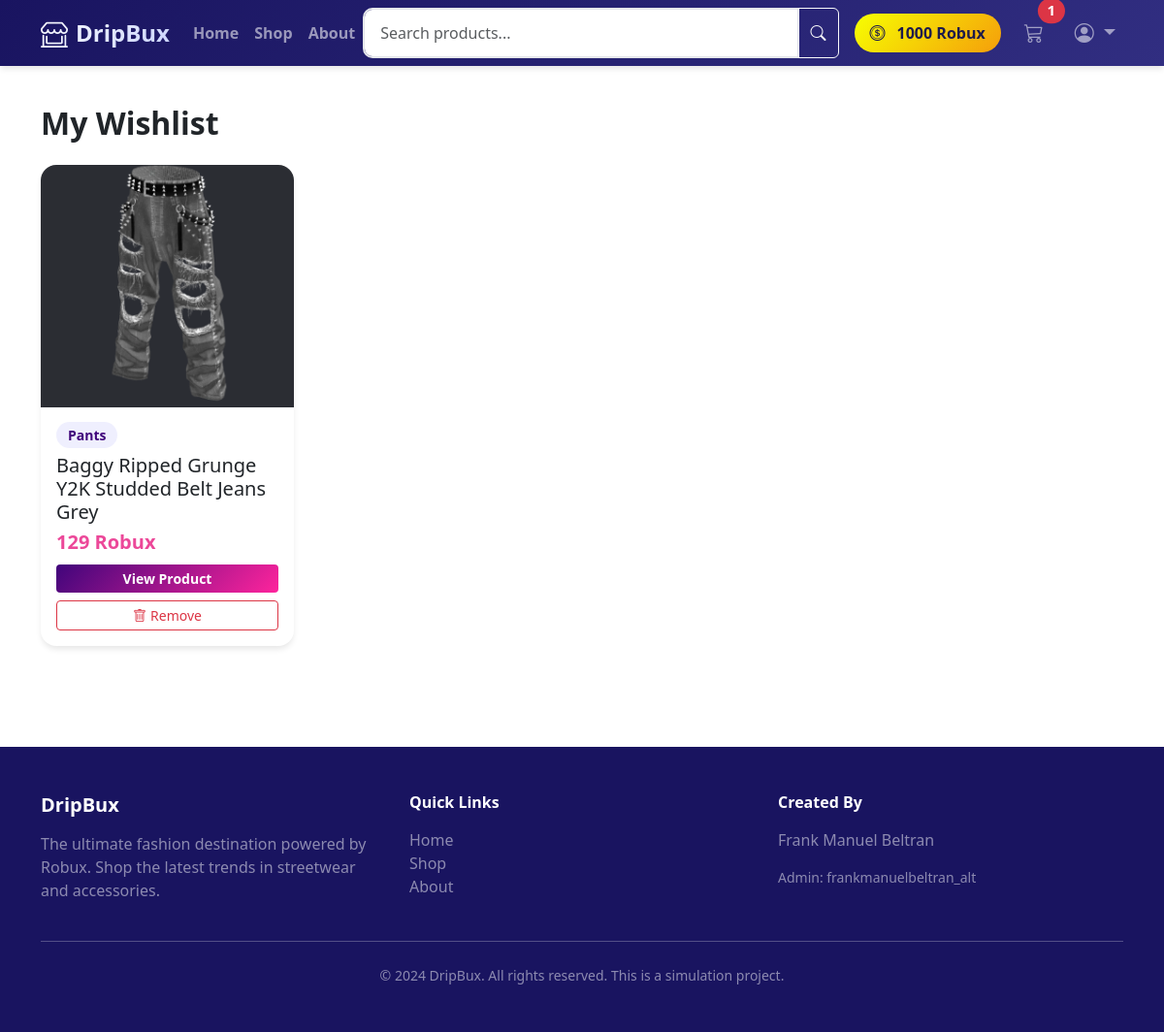
Page /shop/wishlist (signed in) on the committed database.
### DripBux/models.py (models this page shows, shortened)
class User(UserMixin, db.Model):
    __tablename__ = 'users'
    id = db.Column(db.Integer, primary_key=True)
    username = db.Column(db.String(80), unique=True, nullable=False, index=True)
    email = db.Column(db.String(120), unique=True, nullable=False)
    password_hash = db.Column(db.String(255), nullable=False)
    robux_balance = db.Column(db.Integer, default=1000)  # Starting balance
    is_admin = db.Column(db.Boolean, default=False)
    created_at = db.Column(db.DateTime, default=datetime.utcnow)
    addresses = db.relationship('Address', backref='user', lazy=True, cascade='all, delete-orphan')
    cart = db.relationship('Cart', backref='user', uselist=False, cascade='all, delete-orphan')
    orders = db.relationship('Order', backref='user', lazy=True, cascade='all, delete-orphan')
    wishlist_items = db.relationship('Wishlist', backref='user', lazy=True, cascade='all, delete-orphan')
    reviews = db.relationship('Review', backref='user', lazy=True, cascade='all, delete-orphan')
    transactions = db.relationship('Transaction', backref='user', lazy=True, cascade='all, delete-orphan')

class CartItem(db.Model):
    __tablename__ = 'cart_items'
    id = db.Column(db.Integer, primary_key=True)
    cart_id = db.Column(db.Integer, db.ForeignKey('carts.id'), nullable=False)
    product_id = db.Column(db.Integer, db.ForeignKey('products.id'), nullable=False)
    size_id = db.Column(db.Integer, db.ForeignKey('product_sizes.id'), nullable=False)
    quantity = db.Column(db.Integer, default=1)
    added_at = db.Column(db.DateTime, default=datetime.utcnow)
    product = db.relationship('Product')
    size = db.relationship('ProductSize')

class Wishlist(db.Model):
    __tablename__ = 'wishlists'
    id = db.Column(db.Integer, primary_key=True)
    user_id = db.Column(db.Integer, db.ForeignKey('users.id'), nullable=False)
    product_id = db.Column(db.Integer, db.ForeignKey('products.id'), nullable=False)
    added_at = db.Column(db.DateTime, default=datetime.utcnow)
    product = db.relationship('Product')
    __table_args__ = (db.UniqueConstraint('user_id', 'product_id', name='unique_wishlist_item'),)

class Product(db.Model):
    __tablename__ = 'products'
    id = db.Column(db.Integer, primary_key=True)
    name = db.Column(db.String(150), nullable=False)
    description = db.Column(db.Text)
    category = db.Column(db.String(50), nullable=False, index=True)  # shirts, hoodies, pants, accessories
    price_robux = db.Column(db.Integer, nullable=False)
    image_url = db.Column(db.String(255))
    additional_images = db.Column(db.JSON)  # List of additional image URLs
    is_active = db.Column(db.Boolean, default=True)
    created_at = db.Column(db.DateTime, default=datetime.utcnow)
    sizes = db.relationship('ProductSize', backref='product', lazy=True, cascade='all, delete-orphan')
    reviews = db.relationship('Review', backref='product', lazy=True, cascade='all, delete-orphan')
    order_items = db.relationship('OrderItem', backref='product', lazy=True)

### DripBux/routes/shop.py (the view)
@shop_bp.route('/wishlist')
@login_required
def view_wishlist():
    wishlist_items = Wishlist.query.filter_by(user_id=current_user.id).all()
    return render_template('shop/wishlist.html', wishlist_items=wishlist_items)

### DripBux/models.py (called while the page is built)
    def get_total_items(self):
        return sum(item.quantity for item in self.items)

### DripBux/templates/shop/wishlist.html (shortened to what this page needs)
{% extends "base.html" %}
{% block content %}
<div class="container py-4">
    <h2 class="fw-bold mb-4">My Wishlist</h2>
    {% if wishlist_items %}
    <div class="row g-4">
        {% for item in wishlist_items %}
        <div class="col-6 col-md-4 col-lg-3">
            <div class="card product-card h-100">
                <img src="{{ url_for('static', filename=item.product.image_url or 'images/placeholder.jpg') }}" class="card-img-top" alt="{{ item.product.name }}">
                <div class="card-body">
                    <span class="category-badge">{{ item.product.category.title() }}</span>
                    <h5 class="card-title mt-2 mb-1">{{ item.product.name }}</h5>
                    <p class="price-tag mb-2">{{ item.product.price_robux }} Robux</p>
                    <div class="d-grid gap-2">
                        <a href="{{ url_for('main.product_detail', product_id=item.product.id) }}" class="btn btn-primary btn-sm">View Product</a>
                        <form action="{{ url_for('shop.remove_from_wishlist', product_id=item.product.id) }}" method="POST">
                            <button type="submit" class="btn btn-outline-danger btn-sm w-100">
                                <i class="bi bi-trash me-1"></i>Remove
                            </button>
                        </form>
                    </div>
                </div>
            </div>
        </div>
        {% endfor %}
    </div>
    {% endif %}
</div>
{% endblock %}

### DripBux/templates/base.html (shortened to what this page needs)
<!DOCTYPE html>
<html lang="en">
<head>
    <link href="https://cdn.jsdelivr.net/npm/bootstrap@5.3.0/dist/css/bootstrap.min.css" rel="stylesheet">
    <link rel="stylesheet" href="https://cdn.jsdelivr.net/npm/bootstrap-icons@1.10.0/font/bootstrap-icons.css">
</head>
<body>
    <nav class="navbar navbar-expand-lg navbar-dark sticky-top">
        <div class="container">
            <a class="navbar-brand d-flex align-items-center" href="{{ url_for('main.index') }}">
                <i class="bi bi-shop-window me-2 fs-3"></i>
                <span class="fw-bold">DripBux</span>
            </a>
            <div class="collapse navbar-collapse" id="navbarNav">
                <ul class="navbar-nav me-auto mb-2 mb-lg-0">
                    <li class="nav-item">
                        <a class="nav-link fw-semibold" href="{{ url_for('main.index') }}">Home</a>
                    </li>
                    <li class="nav-item">
                        <a class="nav-link fw-semibold" href="{{ url_for('main.search') }}">Shop</a>
                    </li>
                    <li class="nav-item">
                        <a class="nav-link fw-semibold" href="{{ url_for('main.about') }}">About</a>
                    </li>
                </ul>
                <form class="d-flex me-3 flex-grow-1 flex-lg-auto" action="{{ url_for('main.search') }}" method="GET">
                    <div class="input-group w-100">
                        <input type="search" name="query" class="form-control" placeholder="Search products..." aria-label="Search">
                        <button class="btn btn-outline-light" type="submit"><i class="bi bi-search"></i></button>
                    </div>
                </form>
                <ul class="navbar-nav align-items-center">
                    {% if current_user.is_authenticated %}
                    <li class="nav-item me-3 d-flex align-items-center">
                        <span class="robux-badge">
                            <i class="bi bi-coin me-1"></i>
                            {{ current_user.robux_balance }} Robux
                        </span>
                    </li>
                    <li class="nav-item me-3 position-relative">
                        <a class="nav-link position-relative fs-5" href="{{ url_for('shop.view_cart') }}">
                            <i class="bi bi-cart3"></i>
                            {% if current_user.cart and current_user.cart.get_total_items() > 0 %}
                            <span class="position-absolute top-0 start-100 translate-middle badge rounded-pill bg-danger">
                                {{ current_user.cart.get_total_items() }}
                            </span>
                            {% endif %}
                        </a>
                    </li>
                    <li class="nav-item dropdown">
                        <a class="nav-link dropdown-toggle fs-5" href="#" role="button" data-bs-toggle="dropdown">
                            <i class="bi bi-person-circle"></i>
                        </a>
                    </li>
                    {% endif %}
                </ul>
            </div>
        </div>
    </nav>
    {% block content %}{% endblock %}
    <footer class="footer">
        <div class="container">
            <div class="row">
                <div class="col-md-4">
                    <h5 class="fw-bold mb-3">DripBux</h5>
                    <p class="text-white-50">The ultimate fashion destination powered by Robux. Shop the latest trends in streetwear and accessories.</p>
                </div>
                <div class="col-md-4">
                    <h6 class="fw-bold mb-3">Quick Links</h6>
                    <ul class="list-unstyled">
                        <li><a href="{{ url_for('main.index') }}" class="text-white-50 text-decoration-none">Home</a></li>
                        <li><a href="{{ url_for('main.search') }}" class="text-white-50 text-decoration-none">Shop</a></li>
                        <li><a href="{{ url_for('main.about') }}" class="text-white-50 text-decoration-none">About</a></li>
                    </ul>
                </div>
                <div class="col-md-4">
                    <h6 class="fw-bold mb-3">Created By</h6>
                    <p class="text-white-50">Frank Manuel Beltran</p>
                    <p class="text-white-50 small">Admin: frankmanuelbeltran_alt</p>
                </div>
            </div>
            <hr class="my-4">
            <div class="text-center text-white-50 small">
                &copy; 2024 DripBux. All rights reserved. This is a simulation project.
            </div>
        </div>
    </footer>
</body>
</html>

### DripBux/templates/base.html (style rules this page uses)
:root { --primary-color: #40057b; --secondary-color: #fe249c; --accent-color: #ec4899; --dark-bg: #191460; --light-bg: #ffffff; }
body { font-family: 'Segoe UI', Tahoma, Geneva, Verdana, sans-serif; background-color: var(--light-bg); }
.navbar { background: linear-gradient(135deg, var(--dark-bg) 0%, #312e81 100%); box-shadow: 0 4px 6px -1px rgba(0, 0, 0, 0.1); }
.navbar-brand { font-weight: 800; font-size: 1.5rem; background: linear-gradient(135deg, #fff 0%, #c7d2fe 100%); -webkit-background-clip: text; -webkit-text-fill-color: transparent; }
.robux-badge { background: linear-gradient(135deg, #f7ff01 0%, #f59e0b 100%); color: #1e1b4b; font-weight: 700; padding: 0.5rem 1rem; border-radius: 9999px; display: inline-flex; align-items: center; gap: 0.5rem; }
.btn-primary { background: linear-gradient(135deg, var(--primary-color) 0%, var(--secondary-color) 100%); border: none; font-weight: 600; }
.card { border: none; border-radius: 16px; box-shadow: 0 4px 6px -1px rgba(0, 0, 0, 0.1); transition: all 0.3s ease; }
.product-card img { height: 250px; object-fit: cover; border-radius: 16px 16px 0 0; }
.category-badge { background: rgba(99, 102, 241, 0.1); color: var(--primary-color); padding: 0.25rem 0.75rem; border-radius: 9999px; font-size: 0.875rem; font-weight: 600; }
.price-tag { font-size: 1.25rem; font-weight: 800; color: var(--accent-color); }
.footer { background: var(--dark-bg); color: white; padding: 3rem 0; margin-top: 5rem; }
.form-control, .form-select { border-radius: 10px; border: 2px solid #e5e7eb; padding: 0.75rem 1rem; }

### rows in the picture
User: robux_balance "1000"
CartItem: cart.get_total_items "1"
Wishlist: image_url (picture), product.category "Pants", product.name "Baggy Ripped Grunge Y2K Studded Belt Jeans Grey", product.price_robux "129"
